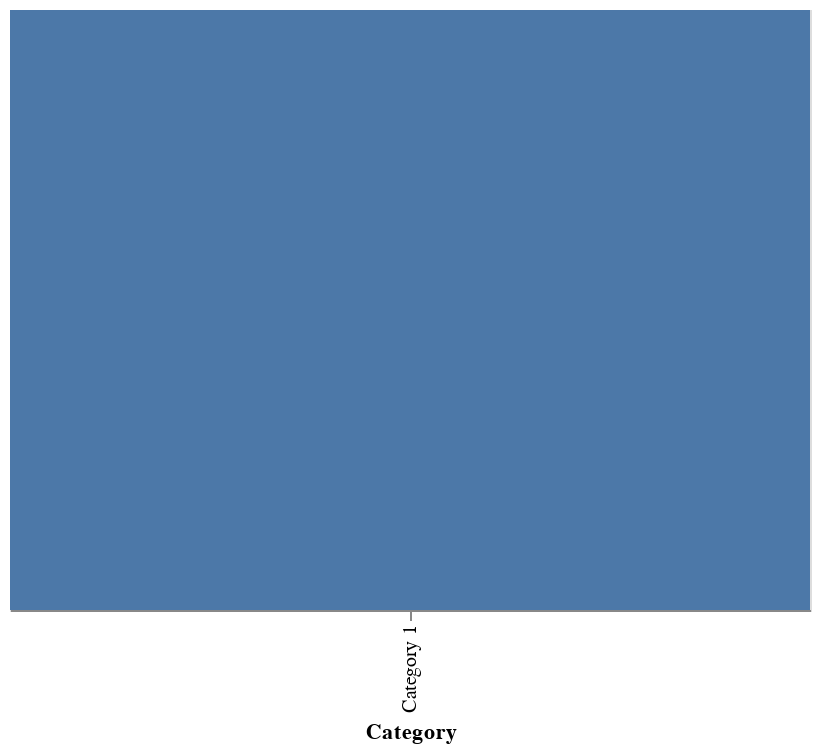

This figure's notebook cell:
### Markdown cell above
#### All data still included, even with a filter applied

### Code cell
alt.Chart(df).mark_rect().encode(
    x = 'Category'
).transform_filter(
    "datum.Category == 'Category 1'"
)

### Figure 1 — Vega-Lite specification as saved in the notebook (floating-point values rounded to 4 significant figures)
{"$schema": "https://vega.github.io/schema/vega-lite/v2.6.0.json", "config": {"view": {"height": 300, "width": 400}}, "data": {"name": "data-dcc63c1bd6179d79fcae39778c52b169"}, "datasets": {"data-dcc63c1bd6179d79fcae39778c52b169": [{"Category": "Category 1", "Item": "Item 1", "value": 6}, {"Category": "Category 1", "Item": "Item 2", "value": 8}, {"Category": "Category 1", "Item": "Item 3", "value": 10}, {"Category": "Category 1", "Item": "Item 4", "value": 20}, {"Category": "Category 1", "Item": "Item 5", "value": 23}, {"Category": "Category 2", "Item": "Item 1", "value": 29}, {"Category": "Category 2", "Item": "Item 2", "value": 27}, {"Category": "Category 2", "Item": "Item 3", "value": 21}, {"Category": "Category 2", "Item": "Item 4", "value": 17}, {"Category": "Category 2", "Item": "Item 5", "value": 5}, {"Category": "Category 3", "Item": "Item 1", "value": 18}, {"Category": "Category 3", "Item": "Item 2", "value": 17}, {"Category": "Category 3", "Item": "Item 3", "value": 16}, {"Category": "Category 3", "Item": "Item 4", "value": 16}, {"Category": "Category 3", "Item": "Item 5", "value": 15}, {"Category": "Category 4", "Item": "Item 1", "value": 30}, {"Category": "Category 4", "Item": "Item 2", "value": 13}, {"Category": "Category 4", "Item": "Item 3", "value": 4}, {"Category": "Category 4", "Item": "Item 4", "value": 9}, {"Category": "Category 4", "Item": "Item 5", "value": 19}, {"Category": "Category 5", "Item": "Item 1", "value": 7}, {"Category": "Category 5", "Item": "Item 2", "value": 11}, {"Category": "Category 5", "Item": "Item 3", "value": 19}, {"Category": "Category 5", "Item": "Item 4", "value": 7}, {"Category": "Category 5", "Item": "Item 5", "value": 2}]}, "encoding": {"x": {"field": "Category", "type": "nominal"}}, "mark": "rect", "transform": [{"filter": "datum.Category == 'Category 1'"}]}
